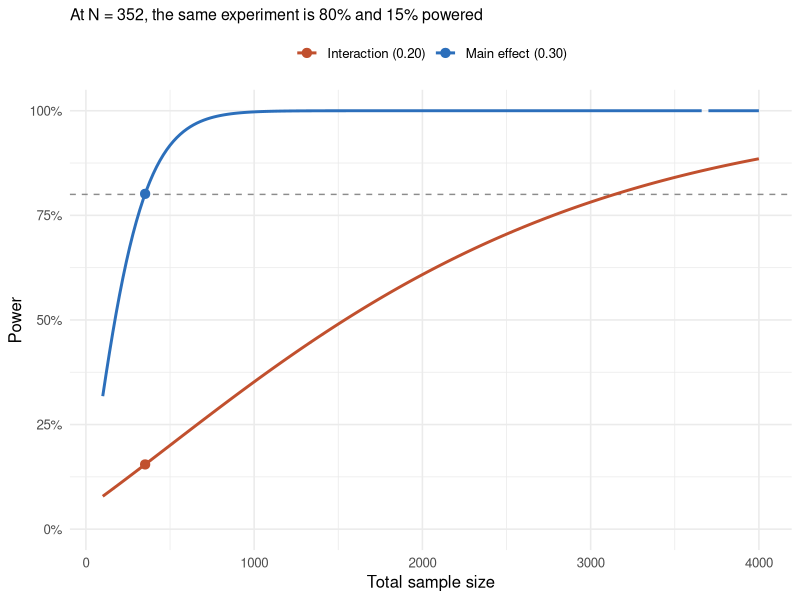

This chart was generated by the following R code:
## ---- chunk 1
knitr::opts_chunk$set(collapse = TRUE, message = FALSE, warning = FALSE,
                      fig.width = 7, fig.height = 4.2, dpi = 150,
                      # NOT the default `*_files/figure-html/`. The ignoreFiles
                      # setting in config.toml drops `_files$`, so images written
                      # there never reach the published site.
                      fig.path = "figs/")
## ---- chunk 2
library(pwr)
d_main <- 0.30                # average treatment effect, in SD units
tau_A  <- 0.20                # effect in segment A
tau_B  <- 0.40                # effect in segment B
inter  <- tau_B - tau_A       # the interaction

# Exact power from the non-central t, which is the test lm() actually runs
pw <- function(eff, se, df) {
  tc <- qt(0.975, df)
  pt(tc, df, ncp = eff / se, lower.tail = FALSE) + pt(-tc, df, ncp = eff / se)
}
n_arm <- ceiling(pwr.t.test(d = d_main, power = 0.80, sig.level = 0.05)$n)
N     <- 2 * n_arm
pow_M <- pw(d_main, 2 / sqrt(N), N - 2)   # SE of a main effect,  derived below
pow_I <- pw(inter,  4 / sqrt(N), N - 4)   # SE of an interaction, derived below

data.frame(
  test  = c("main effect: does the treatment work",
            "interaction: does it work differently by segment"),
  truth = c(d_main, inter),
  power = round(c(pow_M, pow_I), 3)
)
## ---- chunk 3
library(pwr)

d_main <- 0.30
pwr.t.test(d = d_main, power = 0.80, sig.level = 0.05)
## ---- chunk 4
n_arm <- ceiling(pwr.t.test(d = d_main, power = 0.80, sig.level = 0.05)$n)
N     <- 2 * n_arm
c(n_per_arm = n_arm, N_total = N)
## ---- chunk 5
tau_A <- 0.20
tau_B <- 0.40
inter <- tau_B - tau_A
c(main_effect = (tau_A + tau_B) / 2, interaction = inter)
## ---- chunk 6
set.seed(20260828)

sim_once <- function(N, tau_A, tau_B) {
  seg <- rep(0:1, each = N / 2)             # half the sample in each segment
  trt <- rep(rep(0:1, each = N / 4), 2)     # randomized within segment
  y   <- ifelse(seg == 1, tau_B, tau_A) * trt + rnorm(N)
  summary(lm(y ~ trt * seg))$coefficients["trt:seg", c(1, 2, 4)]
}

mc <- as.data.frame(t(replicate(20000, sim_once(N, tau_A, tau_B))))
names(mc) <- c("est", "se", "p")
sig <- mc$p < 0.05

round(c(power = mean(sig), mean_SE = mean(mc$se)), 4)
## ---- chunk 7
c(analytic_SE = 4 / sqrt(N), simulated_SE = mean(mc$se))
## ---- chunk 8
mult <- function(main, inter) 4 * (main / inter)^2

z80 <- qnorm(0.975) + qnorm(0.80)
N_I <- (4 * z80 / inter)^2                 # N for 80% power on the interaction

c(exact_N_needed = ceiling(N_I),
  exact_ratio    = round(N_I / N, 2),
  formula_ratio  = mult(d_main, inter))
## ---- chunk 9
data.frame(
  interaction_relative_to_main = c("equal", "three quarters", "half", "one third", "one quarter"),
  multiplier = mult(1, c(1, 0.75, 0.5, 1/3, 0.25))
)
## ---- chunk 10
library(ggplot2)

Ns <- seq(100, 4000, by = 20)
plot_df <- rbind(
  data.frame(N = Ns, test = "Main effect (0.30)",  power = pw(d_main, 2 / sqrt(Ns), Ns - 2)),
  data.frame(N = Ns, test = "Interaction (0.20)",  power = pw(inter,  4 / sqrt(Ns), Ns - 4))
)
pts <- data.frame(N = c(N, N),
                  test = c("Main effect (0.30)", "Interaction (0.20)"),
                  power = c(pow_M, pow_I))

ggplot(plot_df, aes(N, power, colour = test)) +
  geom_hline(yintercept = 0.8, linetype = 2, colour = "grey55") +
  geom_line(linewidth = 1) +
  geom_point(data = pts, size = 2.8) +
  scale_y_continuous(labels = scales::percent, limits = c(0, 1)) +
  scale_colour_manual(values = c("Main effect (0.30)" = "#2c6fbb",
                                 "Interaction (0.20)" = "#c1502e")) +
  labs(x = "Total sample size", y = "Power", colour = NULL,
       title = paste0("At N = ", N, ", the same experiment is ",
                      round(100 * pow_M), "% and ", round(100 * pow_I), "% powered")) +
  theme_minimal(base_size = 12) +
  theme(legend.position = "top", plot.title = element_text(size = 11.5))
## ---- chunk 11
round(c(
  truth             = inter,
  mean_estimate_all = mean(abs(mc$est)),
  mean_estimate_sig = mean(abs(mc$est[sig])),
  exaggeration      = mean(abs(mc$est[sig])) / inter,
  wrong_sign_rate   = mean(mc$est[sig] < 0)
), 3)
## ---- chunk 12
set.seed(11)
zs <- replicate(3000, {
  n <- 1500
  Tr <- rbinom(n, 1, 0.5)
  M  <- rnorm(n)
  y  <- 0.30 * Tr + 0.20 * Tr * M + rnorm(n)
  D  <- as.integer(M > 0)                    # the median split
  c(summary(lm(y ~ Tr * M))$coefficients["Tr:M", 3],
    summary(lm(y ~ Tr * D))$coefficients["Tr:D", 3])
})

eff <- (mean(zs[2, ]) / mean(zs[1, ]))^2
round(c(relative_efficiency   = eff,
        theoretical_2_over_pi = 2 / pi,
        extra_sample_needed   = 1 / eff - 1), 3)
## ---- chunk 13
power_interaction <- function(N, tau_A, tau_B, sigma = 1,
                              p_seg = 0.5, alpha = 0.05, R = 1500) {
  mean(replicate(R, {
    seg <- rbinom(N, 1, p_seg)
    trt <- rbinom(N, 1, 0.5)
    y   <- ifelse(seg == 1, tau_B, tau_A) * trt + rnorm(N, sd = sigma)
    summary(lm(y ~ trt * seg))$coefficients["trt:seg", 4] < alpha
  }))
}

set.seed(7)
sapply(c(352, 1000, 3140), function(n) power_interaction(n, 0.20, 0.40))
